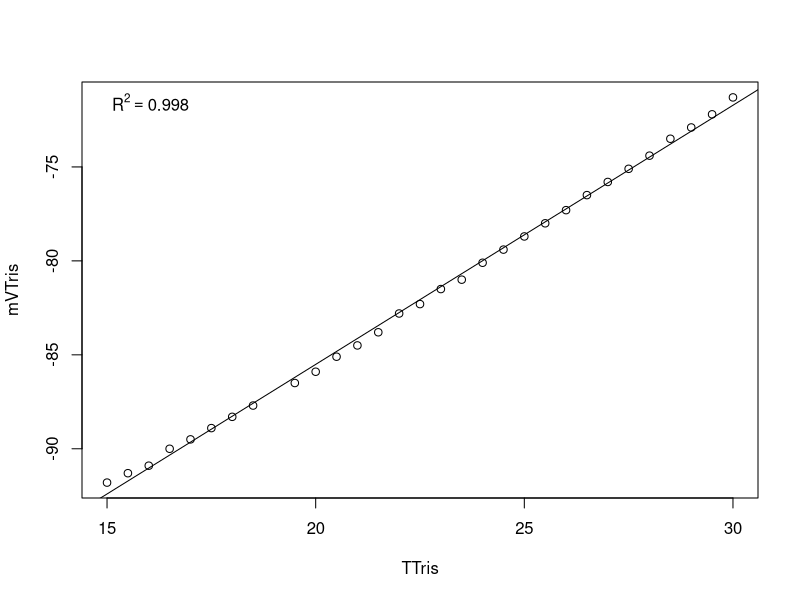

This figure's R source:
# modified for personal Lenovo PC at PT Whitney summer 2019
# last modification on 20190625 by SJG
setwd("/Users/hannahreich/Desktop/Github/SynCoral_Protocols/WaterQuality/20201009_OSA/") #set working directory

Calib.Data <-read.table("20201009.csv", header=TRUE, sep=",", na.string="NA", as.is=TRUE) #reads in the data files
model <-lm(mVTris ~ TTris, data=Calib.Data) #runs a linear regression of mV as a function of temperature
coe <- coef(model) #extracts the coeffecients
R2<-summary(model)$r.squared
plot(mVTris ~ TTris, data=Calib.Data)
abline(lm(mVTris ~ TTris, data=Calib.Data))
legend('topleft', legend = bquote(R^2 == .(format(R2, digits = 3))), bty='n')
# make sure to export the figure
